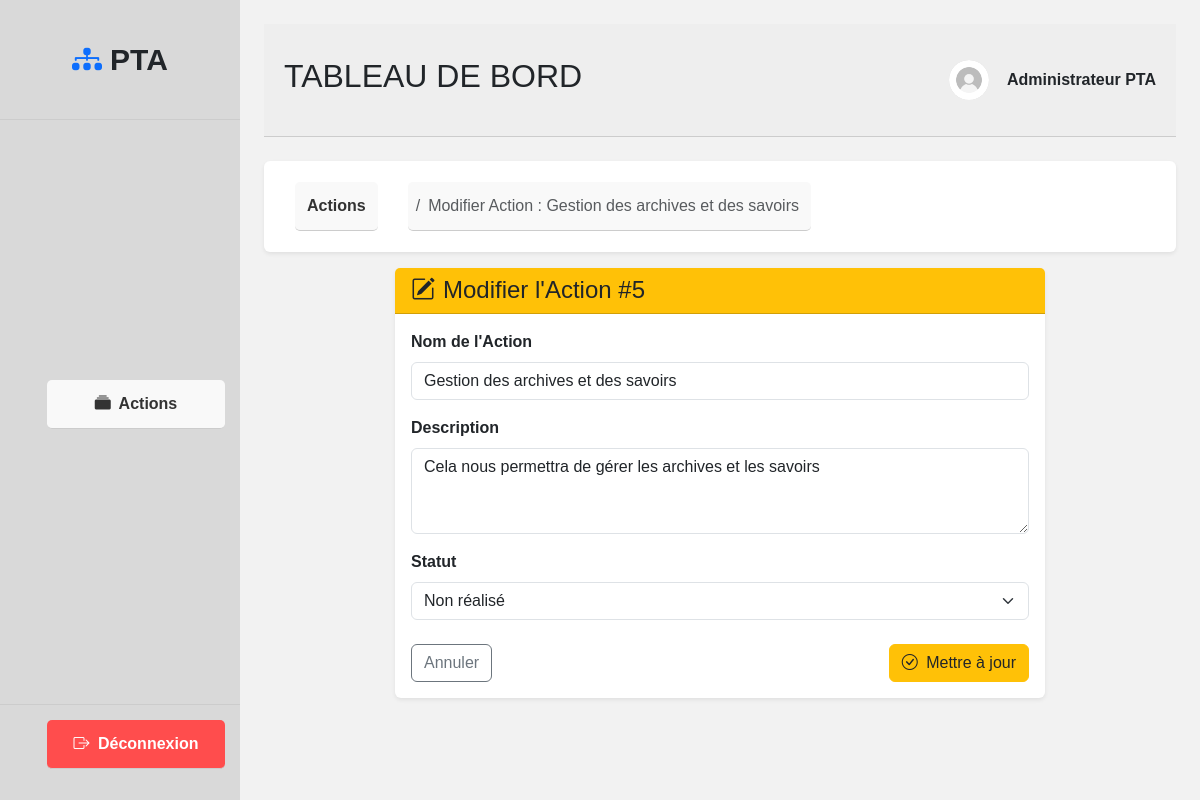
Page /actions/5/modifier/ (signed in) on the committed database.
### Action/models.py (models this page shows, shortened)
class Action(models.Model):
    nom = models.CharField(max_length=255, verbose_name="Nom de l'action")
    description = models.TextField(blank=True, null=True, verbose_name="Description")
    statut = models.CharField(
        max_length=20,
        choices=StatutChoices.choices,
        default=StatutChoices.NON_REALISE,
        verbose_name="Statut"
    )
    date_creation = models.DateTimeField(default=timezone.now, verbose_name="Date de création")
    class Meta:
        ordering = ['-date_creation']
        verbose_name = "Action"
        verbose_name_plural = "Actions"

### Action/views.py (the view)
# urls.py: path('actions/<int:action_id>/modifier/', views.modifier_action, name='modifier_action'),
@login_required
def modifier_action(request, action_id):
    action = get_object_or_404(Action, id=action_id)
    if request.method == "POST":
        form = ActionForm(request.POST, instance=action)
        if form.is_valid():
            form.save()
            messages.success(request, f"L'action '{action.nom}' a été mise à jour.")
            return redirect('liste_action')
    else:
        form = ActionForm(instance=action)
    return render(request, 'action/modifier_action.html', {'form': form, 'action': action})

### Action/forms.py
class ActionForm(forms.ModelForm):
    class Meta:
        model = Action
        fields = ['nom', 'description', 'statut']
        widgets = {
            'nom': forms.TextInput(attrs={'class': 'form-control', 'placeholder': "Nom de l'action..."}),
            'description': forms.Textarea(attrs={'class': 'form-control', 'rows': 3, 'placeholder': "Description optionnelle de l'action..."}),
            'statut': forms.Select(attrs={'class': 'form-select'}),
        }

### Action/templates/action/modifier_action.html (shortened to what this page needs)
{% extends 'base/base.html' %}
{% load static %}
{% block content %}
<div class="content">
  <div class="sous-container1">
    <div class="logo"><i class="bi bi-diagram-3-fill me-2 text-primary"></i> PTA</div>
    <nav>
      <ul>
        <li><a href="{% url 'liste_action' %}"><i class="bi bi-collection-fill me-1"></i> Actions</a></li>
      </ul>
    </nav>
    <div class="btn_deconnexion">
      <ul>
        <li><a href="#"><i class="bi bi-box-arrow-right me-1"></i> Déconnexion</a></li>
      </ul>
    </div>
  </div>
  <div class="sous-container2 p-4">
    <div class="sous-container2-haut mb-4">
      <h2>TABLEAU DE BORD</h2>
      <div class="profil">
        <img src="{% static 'images/profil.png' %}" alt="Profil" onerror="this.src='https://ui-avatars.com/api/?name=Admin+PTA&background=0D6EFD&color=fff'">
        <p class="mb-0 ms-2 fw-semibold">Administrateur PTA</p>
      </div>
    </div>
    <nav aria-label="breadcrumb">
      <ol class="breadcrumb bg-white p-3 rounded shadow-sm">
        <li class="breadcrumb-item"><a href="{% url 'liste_action' %}">Actions</a></li>
        <li class="breadcrumb-item active" aria-current="page">Modifier Action : {{ action.nom }}</li>
      </ol>
    </nav>
    <div class="card shadow-sm border-0 mx-auto" style="max-width: 650px;">
      <div class="card-header bg-warning text-dark">
        <h4 class="mb-0"><i class="bi bi-pencil-square me-2"></i>Modifier l'Action #{{ action.id }}</h4>
      </div>
      <div class="card-body">
        <form method="POST">
          <div class="mb-3">
            <label class="form-label fw-bold">Nom de l'Action</label>
            {{ form.nom }}
          </div>
          <div class="mb-3">
            <label class="form-label fw-bold">Description</label>
            {{ form.description }}
          </div>
          <div class="mb-3">
            <label class="form-label fw-bold">Statut</label>
            {{ form.statut }}
          </div>
          <div class="d-flex justify-content-between mt-4">
            <a href="{% url 'liste_action' %}" class="btn btn-outline-secondary">Annuler</a>
            <button type="submit" class="btn btn-warning text-dark"><i class="bi bi-check-circle me-1"></i> Mettre à jour</button>
          </div>
        </form>
      </div>
    </div>
  </div>
</div>
{% endblock %}

### static/css/style.css (style rules this page uses)
* { padding: 0; margin: 0; box-sizing: border-box; font-family: Arial, sans-serif; }
.content { display: flex; flex-direction: row; justify-content: space-between; align-items: center; height: 100vh; width: 100%; }
.sous-container1 { width: 20%; height: 100%; background-color: #D9D9D9; display: flex; flex-direction: column; justify-content: space-between; }
.sous-container2 { width: 80%; height: 100%; background-color: #F2F2F2; }
.logo { width: 100%; height: 15%; display: flex; justify-content: center; align-items: center; background-color: #d9d9d9; font-size: 30px; font-weight: bold; border-bottom: 1px solid #ccc; }
ul { width: 100%; height: 100%; display: flex; flex-direction: column; justify-content: space-between; }
li { list-style: none; padding: 12px; text-align: center; border-bottom: 1px solid #ccc; margin: 5px 15px; background-color: #f9f9f9; border-radius: 5px; }
a { text-decoration: none; color: #333; font-weight: bold; }
.btn_deconnexion { border-top: solid 1px #ccc; padding: 10px 0px; }
.btn_deconnexion li { background-color: #ff4d4d; border-radius: 5px; }
.btn_deconnexion li a { color: #fff; }
.sous-container2-haut { width: 100%; height: 15%; display: flex; justify-content: space-between; align-items: center; background-color: #eee; border-bottom: 1px solid #ccc; padding: 0px 20px; }
.profil { display: flex; align-items: center; }
.profil img { width: 40px; height: 40px; border-radius: 50%; margin-right: 10px; background-color: #ccc; }

### rows in the picture
Action: nom "Gestion des archives et des savoirs", id "5", description "Cela nous permettra de gérer les archives et les savoirs", statut "Non réalisé"
